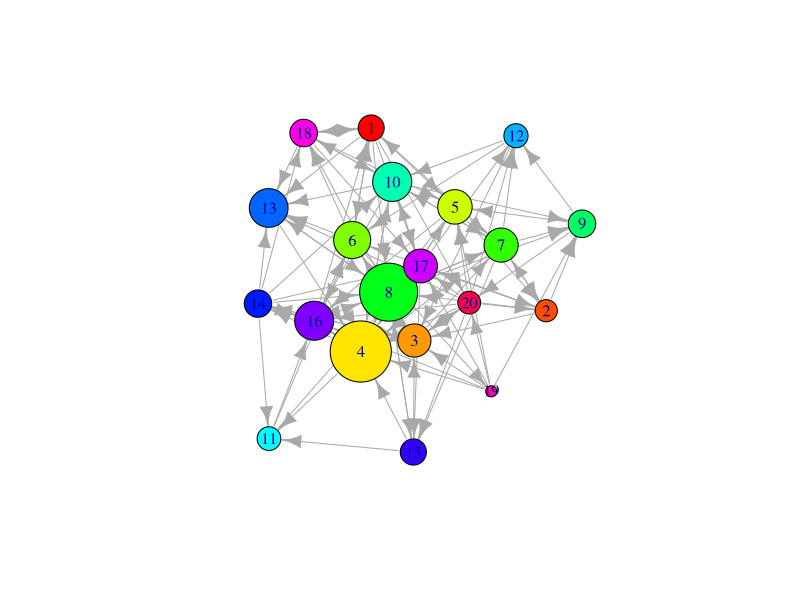

Reproduce this figure in R.
library(igraph)
g <- random.graph.game(20, 5/20, directed=TRUE)
g$layout <- layout.fruchterman.reingold(g)
# https://stat.ethz.ch/pipermail/r-help/2009-February/187108.html
V(g)$size <- page.rank(g)$vector*400
V(g)$color <- rainbow(length(V(g)))
plot(g)
# http://stackoverflow.com/questions/12268697/how-to-sort-and-visualize-a-directed-graph
# http://igraph.org/r/